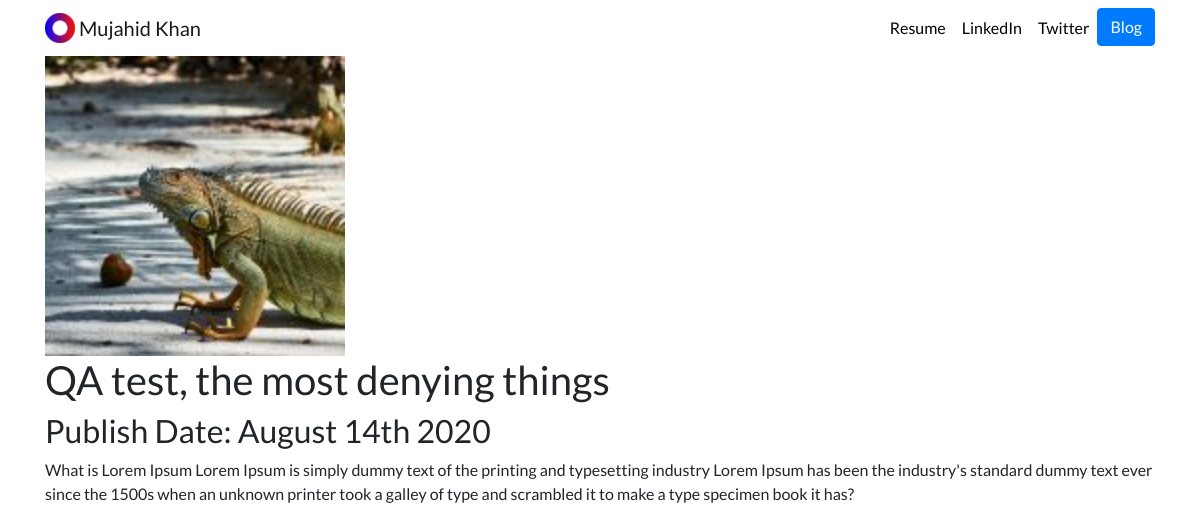
The app's page /blog/4/ with its own data.
### blog/models.py (models this page shows, shortened)
class Blog(models.Model):
    title = models.CharField(max_length=100)
    desc = models.TextField()
    publish_date = models.DateField()
    blog_image = models.ImageField(upload_to='blog/image')

### blog/views.py (the view)
# urls.py: path('<int:blog_id>/', views.detail, name='detail')
def detail(request, blog_id):
    blog = get_object_or_404(Blog, id=blog_id)
    return render(request, 'blog_detail.html', {'blog': blog})

### blog/templates/blog_detail.html (shortened to what this page needs)
{% extends 'base.html' %}
{% block content %}
        <img src="{{ blog.blog_image.url }}" width="300" height="300">
        <h1>{{ blog.title }}</h1>
            <h2> Publish Date: {{ blog.publish_date|date:'F jS Y' }}</h2>
    <p>{{ blog.desc|striptags }}</p>
{% endblock %}

### portfolio/static/files/custom.css (style rules this page uses)
body { font-family: 'Lato', sans-serif; }

### records on screen
Blog: blog_image (picture), title "QA test, the most denying things", publish_date "August 14th 2020", desc "What is Lorem Ipsum Lorem Ipsum is simply dummy text of the printing and typesetting industry Lorem Ipsum has been the industry's standard dummy text ever since the 1500s when an unknown printer took a galley of type and scrambled it to make a type specimen book it has?"
